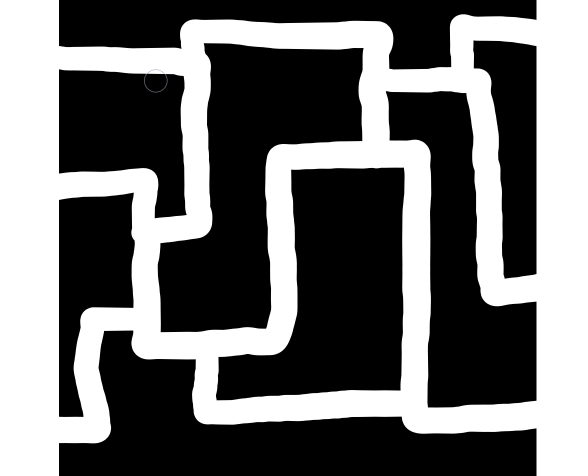
#> input picture worlds/narrow.png, 1175 x 951 px (shown at 1/2 size)
$ python test.py worlds/narrow.png
#> lines starting #> are read from the running program, lines starting #| are printed output that depends on the picture; after the words box and inside, x2 and y2 are one past the last pixel; in counts of white or black regions, pixels touching at a corner belong together
### informed_rrt_star_planner_v2.py
#!/usr/bin/python
import sys
import time
import pickle
import numpy as np
import random
import cv2

from itertools import product
from math import cos, sin, atan, atan2, pi, sqrt

import matplotlib
import matplotlib.pyplot as plt

from plotting_utils import draw_plan
from priority_queue import priority_dict

class State:
    """
    2D state.
    """

    def __init__(self, x, y, parent):
        """
        x represents the columns on the image and y represents the rows,
        Both are presumed to be integers
        """
        self.x = x
        self.y = y
        self.parent = parent
        self.children = []
        self.cost = 0 # new


    # [12 lines left out: functions __eq__, __hash__, not called in this run]

    def euclidean_distance(self, state):
        assert (state)
        return sqrt((state.x - self.x)**2 + (state.y - self.y)**2)

class InformedRRTPlanner:
    """
    Applies the RRT algorithm on a given grid world
    """

    def __init__(self, world, start_state, dest_state):
        # (rows, cols, channels) array with values in {0,..., 255}
        self.world = world

        # (rows, cols) binary array. Cell is 1 iff it is occupied
        self.occ_grid = self.world[:,:,0]
        self.occ_grid = (self.occ_grid == 0).astype('uint8')

        self.start_state = start_state
        self.dest_state = dest_state

    # [349 lines left out: functions state_is_free, sample_state, _follow_parent_pointers, find_closest_state, steer_towards, path_is_obstacle_free and 9 more, not called in this run]


# [152 lines that do not run on import are left out]

### fast_rrt_planner.py
#!/usr/bin/python
import sys
import time
import pickle
import numpy as np
import random
import cv2

from itertools import product
from math import cos, sin, atan, atan2, pi, sqrt

import matplotlib
import matplotlib.pyplot as plt

from plotting_utils import draw_plan
from priority_queue import priority_dict

class State:
    """
    2D state.
    """

    # [24 lines left out: functions __init__, __eq__, __hash__, not called in this run]

    def euclidean_distance(self, state):
        assert (state)
        return sqrt((state.x - self.x)**2 + (state.y - self.y)**2)

class FastRRTPlanner:
    """
    Applies the RRT algorithm on a given grid world
    """

    def __init__(self, world, start_state, dest_state):
        # (rows, cols, channels) array with values in {0,..., 255}
        self.world = world

        # (rows, cols) binary array. Cell is 1 iff it is occupied
        self.occ_grid = self.world[:,:,0]
        self.occ_grid = (self.occ_grid == 0).astype('uint8')

        self.start_state = start_state
        self.dest_state = dest_state

    # [306 lines left out: functions state_is_free, sample_state, _follow_parent_pointers, find_closest_state, steer_towards, path_is_obstacle_free and 5 more, not called in this run]


# [58 lines that do not run on import are left out]

### common.py
#!/usr/bin/python
import sys
import time
import pickle
import numpy as np
import random
import cv2

from itertools import product
from math import cos, sin, atan, atan2, pi, sqrt

import matplotlib
import matplotlib.pyplot as plt

from plotting_utils import *
from priority_queue import priority_dict

class State:
    """
    2D state.
    """

    # [24 lines left out: functions __init__, __eq__, __hash__, not called in this run]

    def euclidean_distance(self, state):
        assert (state)
        return sqrt((state.x - self.x)**2 + (state.y - self.y)**2)


class RRTPlanner:
    """
    Base RRT Planner class
    """

    def __init__(self, world):
        # (rows, cols, channels) array with values in {0,..., 255}
        self.world = world

        # (rows, cols) binary array. Cell is 1 iff it is occupied
        self.occ_grid = self.world[:,:,0]
        self.occ_grid = (self.occ_grid == 0).astype('uint8')

        self.delta = 5

    # [269 lines left out: functions state_is_free, sample_state, _follow_parent_pointers, find_closest_state, steer_towards, path_is_obstacle_free and 8 more, not called in this run]

    # Abstract Method
    def plan(self, start_state, dest_state, max_num_steps, max_steering_radius, dest_reached_radius, test=False, filename=None):

        pass

    # Abstract Method (different paramaters)
    def plan(self, start_state, dest_state, max_num_steps, max_steering_radius, hybrid_lambda, test=False, filename=None):

        pass

    # Abstract Method (different paramaters)
    def plan(self, start_state, dest_state, max_num_steps, max_steering_radius, dichotomy, test=False, filename=None):

        pass

    # Abstract Method (different paramaters)
    def plan(self, start_state, dest_state, max_num_steps, max_steering_radius, hybrid_lambda, dichotomy, test=False, filename=None):

        pass

### test.py
import cv2
import matplotlib.pyplot as plt
import numpy as np
import sys
import time

from fast_rrt_planner import FastRRTPlanner
from ff_rrt_star_planner import FFRRTPlanner
from informed_rrt_star_planner_v2 import InformedRRTPlanner, State
from f_rrt_star_planner import FRRTPlanner


def create_plot(algo_data, indicator_label):
    """
    Creates a box plot displaying the distribution of performance indicators for
    the Informed-RRT*, Fast-RRT*, F-RRT*, and FF-RRT* path planning algorithms.

    algo_data is expected to be an array containing performance metric data
    corresponding to each of the four algorithms, Informed-RRT*, Fast-RRT*,
    F-RRT*, and FF-RRT*. Explicitly, it has the following form:
        algo_data = [Informed-RRT* data, Fast-RRT* data, F-RRT* data, FF-RRT* data]
        *Note: data for each algorithm should be in this order

    Each of Informed-RRT* data, Fast-RRT* data, F-RRT* data, and FF-RRT* data are
    arrays. The performance evaluation of the paper ran the simulations about
    100 times, so the length of the arrays should be 100 (subject to change).
    Additionally, `data` corresponds to one of the following indicators:
        C^{i}: cost of the generated path of algorithm i
        N^{i}: number of iterations to generate the path by algorithm i
        T^{i}: computation time of algorithm i
        ...
        *Note: These are the indicators mentioned in the paper

    indicator_label should be a string
    """
    algos = ["Informed-RRT*", "Fast-RRT*", "F-RRT*", "FF-RRT*"]
    plt.boxplot(algo_data, labels=algos)
    plt.ylabel(indicator_label)
    plt.show()


if __name__ == "__main__":
    # Takes in the world image as a command-line argument
    if len(sys.argv) < 2:
        print("Usage: test.py path_to_img")
        sys.exit(1)

    world = cv2.imread(sys.argv[1])
#> world is the input picture: shape (951, 1175, 3); mean B, G, R 109.9, 109.9, 109.9

    # Initialize start and dest states
    start_state = State(40, 40, None)
    dest_state = State(1000, 650, None)

    # Initialize mapping algorithms
    informed_rrt_star = InformedRRTPlanner(world, start_state, dest_state)
#> in __init__, `self.occ_grid = (self.occ_grid == 0).astype('uint8')`:
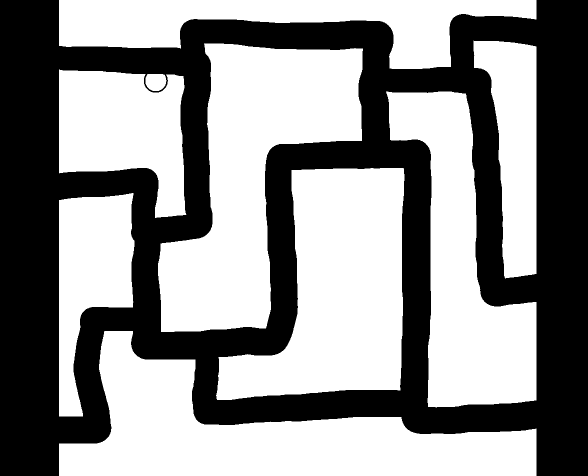
#> self.occ_grid: shape (951, 1175) (shown at 1/2 size); values 0 (black) and 1 (white), 56.4% white; 1 black region, box (x1, y1, x2, y2) and area: (0, 0, 1175, 951) 486860
    fast_rrt_star = FastRRTPlanner(world, start_state, dest_state)
    f_rrt_star = FRRTPlanner(world)
#> (the run stopped early here; a loop or call above may not have finished)

$ run again, with worlds/complex_maze.png copied over worlds/narrow.png
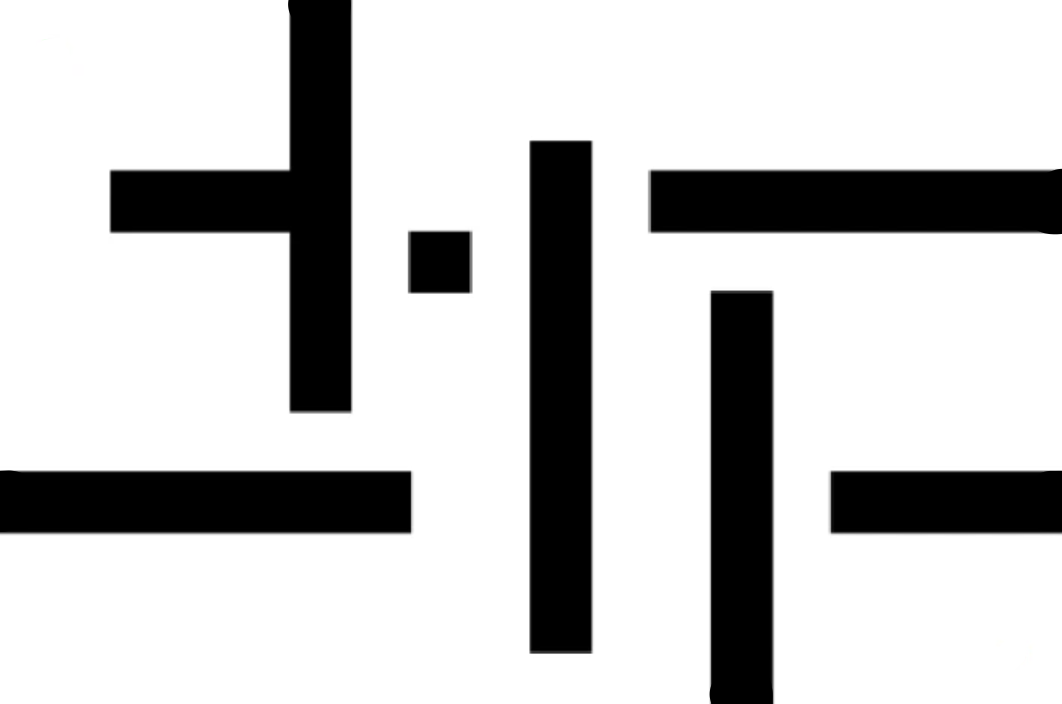
#> input picture worlds/complex_maze.png, 1062 x 704 px
#> world is the input picture: shape (704, 1062, 3); mean B, G, R 199.3, 199.3, 199.3
#> in __init__, `self.occ_grid = (self.occ_grid == 0).astype('uint8')`:
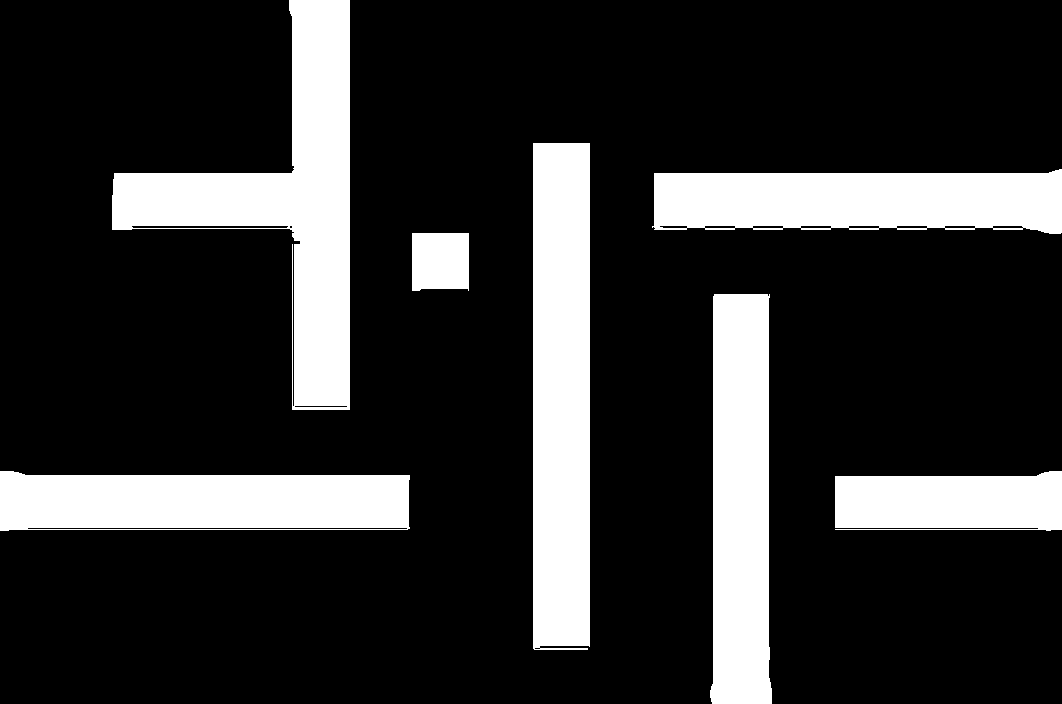
#> self.occ_grid: shape (704, 1062); values 0 (black) and 1 (white), 19.4% white; 7 white regions, largest, box (x1, y1, x2, y2) and area: (112, 0, 350, 410) 33326, (533, 143, 590, 650) 28790, (710, 294, 772, 704) 23081

$ run again, with worlds/floor_plan.png copied over worlds/narrow.png
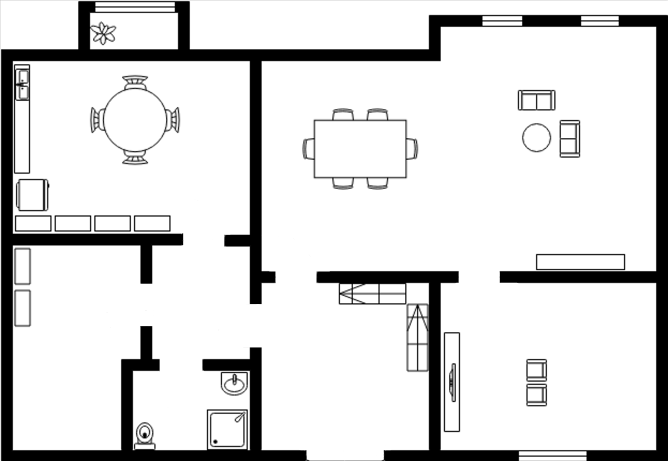
#> input picture worlds/floor_plan.png, 1335 x 922 px (shown at 1/2 size)
#> world is the input picture: shape (922, 1335, 3); min 0, max 255, mean 217.9
#> in __init__, `self.occ_grid = (self.occ_grid == 0).astype('uint8')`:
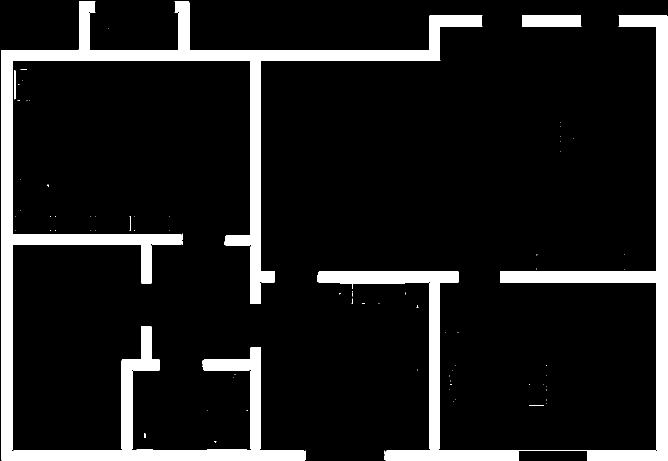
#> self.occ_grid: shape (922, 1335) (shown at 1/2 size); values 0 (black) and 1 (white), 11.7% white; 74 white regions (67 under 20 px), largest, box (x1, y1, x2, y2) and area: (3, 3, 965, 922) 90327, (634, 31, 1335, 922) 50300, (1044, 31, 1163, 53) 2558
